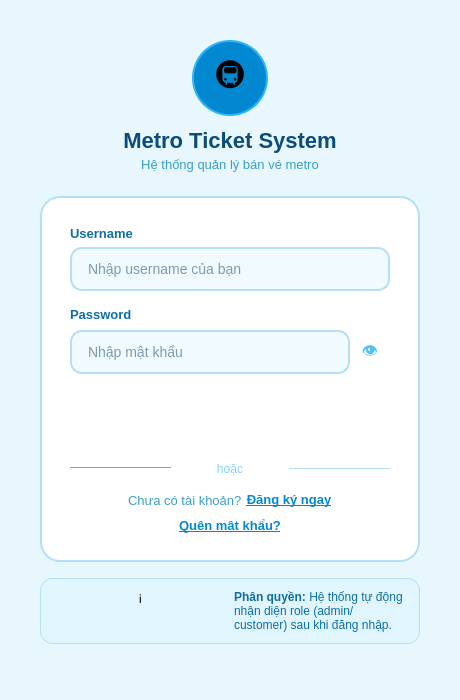
<?xml version="1.0" encoding="UTF-8"?>
<ui version="4.0">
 <class>LoginWindow</class>
 <widget class="QWidget" name="LoginWindow">
  <property name="geometry">
   <rect>
    <x>0</x>
    <y>0</y>
    <width>460</width>
    <height>700</height>
   </rect>
  </property>
  <property name="minimumSize">
   <size>
    <width>420</width>
    <height>620</height>
   </size>
  </property>
  <property name="windowTitle">
   <string>Metro Ticket System</string>
  </property>
  <property name="styleSheet">
   <string notr="true">
QWidget#LoginWindow {
    background-color: #E8F6FD;
}
QFrame#card {
    background-color: #FFFFFF;
    border-radius: 20px;
    border: 1.5px solid #B3E0F5;
}
QLabel#lbl_title {
    color: #0A4D7A;
    font-size: 22px;
    font-weight: 700;
}
QLabel#lbl_subtitle {
    color: #3A9EC9;
    font-size: 13px;
}
QLabel#lbl_field_user,
QLabel#lbl_field_pass {
    color: #0D6FA6;
    font-size: 13px;
    font-weight: 600;
}
QLineEdit#inp_username,
QLineEdit#inp_password {
    background-color: #F0FAFF;
    border: 1.5px solid #B3E0F5;
    border-radius: 12px;
    padding: 11px 14px;
    font-size: 14px;
    color: #0A3D5C;
    selection-background-color: #29B6F6;
}
QLineEdit#inp_username:hover,
QLineEdit#inp_password:hover {
    border-color: #29B6F6;
    background-color: #E8F6FD;
}
QLineEdit#inp_username:focus,
QLineEdit#inp_password:focus {
    border-color: #0288D1;
    background-color: #FFFFFF;
}
QPushButton#btn_eye {
    background: transparent;
    border: none;
    color: #4FC3F7;
    font-size: 16px;
    padding: 0px;
}
QPushButton#btn_eye:hover {
    color: #0288D1;
}
QPushButton#btn_login {
    background: qlineargradient(x1:0,y1:0,x2:1,y2:0,
        stop:0 #0288D1, stop:1 #29B6F6);
    color: #FFFFFF;
    border: none;
    border-radius: 14px;
    font-size: 15px;
    font-weight: 700;
    padding: 14px 0px;
}
QPushButton#btn_login:hover {
    background: qlineargradient(x1:0,y1:0,x2:1,y2:0,
        stop:0 #039BE5, stop:1 #4FC3F7);
}
QPushButton#btn_login:pressed {
    background: qlineargradient(x1:0,y1:0,x2:1,y2:0,
        stop:0 #0277BD, stop:1 #0288D1);
}
QPushButton#btn_login:disabled {
    background: #B3E0F5;
    color: #FFFFFF;
}
QPushButton#btn_register,
QPushButton#btn_forgot {
    background: transparent;
    border: none;
    color: #0288D1;
    font-size: 13px;
    font-weight: 600;
    text-decoration: underline;
    padding: 0px;
}
QPushButton#btn_register:hover,
QPushButton#btn_forgot:hover {
    color: #01579B;
}
QFrame#banner {
    background-color: #E1F5FE;
    border-radius: 12px;
    border: 1px solid #B3E0F5;
}
QLabel#lbl_banner {
    color: #0D6FA6;
    font-size: 12px;
}
QLabel#lbl_divider {
    color: #81D4FA;
    font-size: 12px;
}
QFrame#line_left,
QFrame#line_right {
    color: #B3E0F5;
}
QLabel#lbl_no_account {
    color: #3A9EC9;
    font-size: 13px;
}
   </string>
  </property>
  <layout class="QVBoxLayout" name="root_layout">
   <property name="spacing">
    <number>0</number>
   </property>
   <property name="leftMargin">
    <number>40</number>
   </property>
   <property name="topMargin">
    <number>40</number>
   </property>
   <property name="rightMargin">
    <number>40</number>
   </property>
   <property name="bottomMargin">
    <number>32</number>
   </property>
   <item>
    <layout class="QHBoxLayout" name="logo_row">
     <item>
      <spacer>
       <property name="orientation">
        <enum>Qt::Horizontal</enum>
       </property>
       <property name="sizeHint" stdset="0">
        <size>
         <width>40</width>
         <height>20</height>
        </size>
       </property>
      </spacer>
     </item>
     <item>
      <widget class="QLabel" name="lbl_logo">
       <property name="minimumSize">
        <size>
         <width>76</width>
         <height>76</height>
        </size>
       </property>
       <property name="maximumSize">
        <size>
         <width>76</width>
         <height>76</height>
        </size>
       </property>
       <property name="styleSheet">
        <string notr="true">
QLabel#lbl_logo {
    background-color: #0288D1;
    border-radius: 38px;
    font-size: 30px;
    border: 2px solid #29B6F6;
}
        </string>
       </property>
       <property name="text">
        <string>🚇</string>
       </property>
       <property name="alignment">
        <set>Qt::AlignCenter</set>
       </property>
      </widget>
     </item>
     <item>
      <spacer>
       <property name="orientation">
        <enum>Qt::Horizontal</enum>
       </property>
       <property name="sizeHint" stdset="0">
        <size>
         <width>40</width>
         <height>20</height>
        </size>
       </property>
      </spacer>
     </item>
    </layout>
   </item>
   <item>
    <spacer>
     <property name="orientation">
      <enum>Qt::Vertical</enum>
     </property>
     <property name="sizeType">
      <enum>QSizePolicy::Fixed</enum>
     </property>
     <property name="sizeHint" stdset="0">
      <size>
       <width>0</width>
       <height>12</height>
      </size>
     </property>
    </spacer>
   </item>
   <item>
    <widget class="QLabel" name="lbl_title">
     <property name="text">
      <string>Metro Ticket System</string>
     </property>
     <property name="alignment">
      <set>Qt::AlignCenter</set>
     </property>
    </widget>
   </item>
   <item>
    <spacer>
     <property name="orientation">
      <enum>Qt::Vertical</enum>
     </property>
     <property name="sizeType">
      <enum>QSizePolicy::Fixed</enum>
     </property>
     <property name="sizeHint" stdset="0">
      <size>
       <width>0</width>
       <height>4</height>
      </size>
     </property>
    </spacer>
   </item>
   <item>
    <widget class="QLabel" name="lbl_subtitle">
     <property name="text">
      <string>Hệ thống quản lý bán vé metro</string>
     </property>
     <property name="alignment">
      <set>Qt::AlignCenter</set>
     </property>
    </widget>
   </item>
   <item>
    <spacer>
     <property name="orientation">
      <enum>Qt::Vertical</enum>
     </property>
     <property name="sizeType">
      <enum>QSizePolicy::Fixed</enum>
     </property>
     <property name="sizeHint" stdset="0">
      <size>
       <width>0</width>
       <height>24</height>
      </size>
     </property>
    </spacer>
   </item>
   <item>
    <widget class="QFrame" name="card">
     <property name="frameShape">
      <enum>QFrame::StyledPanel</enum>
     </property>
     <property name="frameShadow">
      <enum>QFrame::Raised</enum>
     </property>
     <layout class="QVBoxLayout" name="card_layout">
      <property name="spacing">
       <number>0</number>
      </property>
      <property name="leftMargin">
       <number>28</number>
      </property>
      <property name="topMargin">
       <number>28</number>
      </property>
      <property name="rightMargin">
       <number>28</number>
      </property>
      <property name="bottomMargin">
       <number>24</number>
      </property>
      <item>
       <widget class="QLabel" name="lbl_field_user">
        <property name="text">
         <string>Username</string>
        </property>
       </widget>
      </item>
      <item>
       <spacer>
        <property name="orientation">
         <enum>Qt::Vertical</enum>
        </property>
        <property name="sizeType">
         <enum>QSizePolicy::Fixed</enum>
        </property>
        <property name="sizeHint" stdset="0">
         <size>
          <width>0</width>
          <height>6</height>
         </size>
        </property>
       </spacer>
      </item>
      <item>
       <widget class="QLineEdit" name="inp_username">
        <property name="placeholderText">
         <string>Nhập username của bạn</string>
        </property>
        <property name="clearButtonEnabled">
         <bool>true</bool>
        </property>
       </widget>
      </item>
      <item>
       <spacer>
        <property name="orientation">
         <enum>Qt::Vertical</enum>
        </property>
        <property name="sizeType">
         <enum>QSizePolicy::Fixed</enum>
        </property>
        <property name="sizeHint" stdset="0">
         <size>
          <width>0</width>
          <height>16</height>
         </size>
        </property>
       </spacer>
      </item>
      <item>
       <widget class="QLabel" name="lbl_field_pass">
        <property name="text">
         <string>Password</string>
        </property>
       </widget>
      </item>
      <item>
       <spacer>
        <property name="orientation">
         <enum>Qt::Vertical</enum>
        </property>
        <property name="sizeType">
         <enum>QSizePolicy::Fixed</enum>
        </property>
        <property name="sizeHint" stdset="0">
         <size>
          <width>0</width>
          <height>6</height>
         </size>
        </property>
       </spacer>
      </item>
      <item>
       <layout class="QHBoxLayout" name="pass_row">
        <property name="spacing">
         <number>0</number>
        </property>
        <item>
         <widget class="QLineEdit" name="inp_password">
          <property name="echoMode">
           <enum>QLineEdit::Password</enum>
          </property>
          <property name="placeholderText">
           <string>Nhập mật khẩu</string>
          </property>
         </widget>
        </item>
        <item>
         <widget class="QPushButton" name="btn_eye">
          <property name="minimumSize">
           <size>
            <width>40</width>
            <height>48</height>
           </size>
          </property>
          <property name="maximumSize">
           <size>
            <width>40</width>
            <height>48</height>
           </size>
          </property>
          <property name="cursor">
           <cursorShape>PointingHandCursor</cursorShape>
          </property>
          <property name="text">
           <string>👁</string>
          </property>
          <property name="flat">
           <bool>true</bool>
          </property>
         </widget>
        </item>
       </layout>
      </item>
      <item>
       <spacer>
        <property name="orientation">
         <enum>Qt::Vertical</enum>
        </property>
        <property name="sizeType">
         <enum>QSizePolicy::Fixed</enum>
        </property>
        <property name="sizeHint" stdset="0">
         <size>
          <width>0</width>
          <height>22</height>
         </size>
        </property>
       </spacer>
      </item>
      <item>
       <widget class="QPushButton" name="btn_login">
        <property name="cursor">
         <cursorShape>PointingHandCursor</cursorShape>
        </property>
        <property name="text">
         <string>Đăng nhập  ↗</string>
        </property>
        <property name="default">
         <bool>true</bool>
        </property>
       </widget>
      </item>
      <item>
       <spacer>
        <property name="orientation">
         <enum>Qt::Vertical</enum>
        </property>
        <property name="sizeType">
         <enum>QSizePolicy::Fixed</enum>
        </property>
        <property name="sizeHint" stdset="0">
         <size>
          <width>0</width>
          <height>18</height>
         </size>
        </property>
       </spacer>
      </item>
      <item>
       <layout class="QHBoxLayout" name="divider_row">
        <property name="spacing">
         <number>8</number>
        </property>
        <item>
         <widget class="QFrame" name="line_left">
          <property name="frameShape">
           <enum>QFrame::HLine</enum>
          </property>
          <property name="frameShadow">
           <enum>QFrame::Sunken</enum>
          </property>
         </widget>
        </item>
        <item>
         <widget class="QLabel" name="lbl_divider">
          <property name="text">
           <string>hoặc</string>
          </property>
          <property name="alignment">
           <set>Qt::AlignCenter</set>
          </property>
         </widget>
        </item>
        <item>
         <widget class="QFrame" name="line_right">
          <property name="frameShape">
           <enum>QFrame::HLine</enum>
          </property>
         </widget>
        </item>
       </layout>
      </item>
      <item>
       <spacer>
        <property name="orientation">
         <enum>Qt::Vertical</enum>
        </property>
        <property name="sizeType">
         <enum>QSizePolicy::Fixed</enum>
        </property>
        <property name="sizeHint" stdset="0">
         <size>
          <width>0</width>
          <height>14</height>
         </size>
        </property>
       </spacer>
      </item>
      <item>
       <layout class="QHBoxLayout" name="register_row">
        <item>
         <spacer>
          <property name="orientation">
           <enum>Qt::Horizontal</enum>
          </property>
          <property name="sizeHint" stdset="0">
           <size>
            <width>40</width>
            <height>20</height>
           </size>
          </property>
         </spacer>
        </item>
        <item>
         <widget class="QLabel" name="lbl_no_account">
          <property name="text">
           <string>Chưa có tài khoản?</string>
          </property>
         </widget>
        </item>
        <item>
         <spacer>
          <property name="orientation">
           <enum>Qt::Horizontal</enum>
          </property>
          <property name="sizeType">
           <enum>QSizePolicy::Fixed</enum>
          </property>
          <property name="sizeHint" stdset="0">
           <size>
            <width>4</width>
            <height>0</height>
           </size>
          </property>
         </spacer>
        </item>
        <item>
         <widget class="QPushButton" name="btn_register">
          <property name="cursor">
           <cursorShape>PointingHandCursor</cursorShape>
          </property>
          <property name="text">
           <string>Đăng ký ngay</string>
          </property>
          <property name="flat">
           <bool>true</bool>
          </property>
         </widget>
        </item>
        <item>
         <spacer>
          <property name="orientation">
           <enum>Qt::Horizontal</enum>
          </property>
          <property name="sizeHint" stdset="0">
           <size>
            <width>40</width>
            <height>20</height>
           </size>
          </property>
         </spacer>
        </item>
       </layout>
      </item>
      <item>
       <spacer>
        <property name="orientation">
         <enum>Qt::Vertical</enum>
        </property>
        <property name="sizeType">
         <enum>QSizePolicy::Fixed</enum>
        </property>
        <property name="sizeHint" stdset="0">
         <size>
          <width>0</width>
          <height>6</height>
         </size>
        </property>
       </spacer>
      </item>
      <item>
       <layout class="QHBoxLayout" name="forgot_row">
        <item>
         <spacer>
          <property name="orientation">
           <enum>Qt::Horizontal</enum>
          </property>
          <property name="sizeHint" stdset="0">
           <size>
            <width>40</width>
            <height>20</height>
           </size>
          </property>
         </spacer>
        </item>
        <item>
         <widget class="QPushButton" name="btn_forgot">
          <property name="cursor">
           <cursorShape>PointingHandCursor</cursorShape>
          </property>
          <property name="text">
           <string>Quên mật khẩu?</string>
          </property>
          <property name="flat">
           <bool>true</bool>
          </property>
         </widget>
        </item>
        <item>
         <spacer>
          <property name="orientation">
           <enum>Qt::Horizontal</enum>
          </property>
          <property name="sizeHint" stdset="0">
           <size>
            <width>40</width>
            <height>20</height>
           </size>
          </property>
         </spacer>
        </item>
       </layout>
      </item>
     </layout>
    </widget>
   </item>
   <item>
    <spacer>
     <property name="orientation">
      <enum>Qt::Vertical</enum>
     </property>
     <property name="sizeType">
      <enum>QSizePolicy::Fixed</enum>
     </property>
     <property name="sizeHint" stdset="0">
      <size>
       <width>0</width>
       <height>16</height>
      </size>
     </property>
    </spacer>
   </item>
   <item>
    <widget class="QFrame" name="banner">
     <property name="frameShape">
      <enum>QFrame::StyledPanel</enum>
     </property>
     <property name="frameShadow">
      <enum>QFrame::Raised</enum>
     </property>
     <layout class="QHBoxLayout" name="banner_layout">
      <property name="spacing">
       <number>8</number>
      </property>
      <property name="leftMargin">
       <number>14</number>
      </property>
      <property name="topMargin">
       <number>11</number>
      </property>
      <property name="rightMargin">
       <number>14</number>
      </property>
      <property name="bottomMargin">
       <number>11</number>
      </property>
      <item>
       <widget class="QLabel" name="lbl_banner_icon">
        <property name="text">
         <string>ℹ️</string>
        </property>
        <property name="alignment">
         <set>Qt::AlignHCenter|Qt::AlignTop</set>
        </property>
       </widget>
      </item>
      <item>
       <widget class="QLabel" name="lbl_banner">
        <property name="text">
         <string>&lt;b&gt;Phân quyền:&lt;/b&gt; Hệ thống tự động nhận diện role (admin/customer) sau khi đăng nhập.</string>
        </property>
        <property name="wordWrap">
         <bool>true</bool>
        </property>
       </widget>
      </item>
     </layout>
    </widget>
   </item>
   <item>
    <spacer>
     <property name="orientation">
      <enum>Qt::Vertical</enum>
     </property>
     <property name="sizeHint" stdset="0">
      <size>
       <width>20</width>
       <height>40</height>
      </size>
     </property>
    </spacer>
   </item>
  </layout>
 </widget>
 <tabstops>
  <tabstop>inp_username</tabstop>
  <tabstop>inp_password</tabstop>
  <tabstop>btn_eye</tabstop>
  <tabstop>btn_login</tabstop>
  <tabstop>btn_register</tabstop>
  <tabstop>btn_forgot</tabstop>
 </tabstops>
 <resources/>
 <connections/>
</ui>
